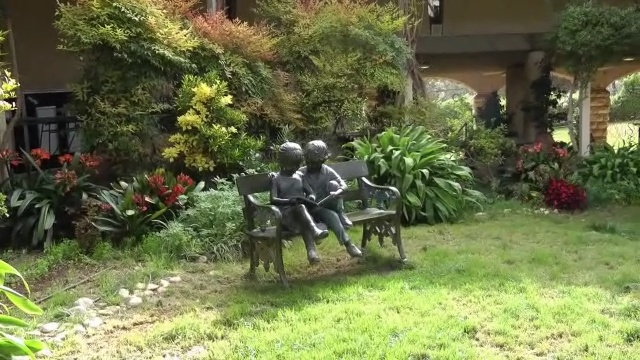
#> input picture video_frames/102.jpg, 640 x 360 px, given in place of the camera
$ python '视频防抖4.py'
#> lines starting #> are read from the running program, lines starting #| are printed output that depends on the picture
import cv2
import numpy as np
from collections import deque
import matplotlib.pyplot as plt
import time
from scipy.optimize import minimize

plt.rcParams['font.sans-serif'] = ['SimHei']
plt.rcParams['axes.unicode_minus'] = False

"""
L1/L2优化
"""
class TrajectoryOptimizer:
    def __init__(self, lambda_smooth=100, lambda_accel=1):
        self.lambda_smooth = lambda_smooth  # 控制平滑度的权重
        self.lambda_accel = lambda_accel  # 控制加速度约束的权重
        self.transforms = []  # 存储变换参数

    def update(self, dx, dy, da):
        self.transforms.append([dx, dy, da])
        return self.optimize()

    def optimize(self):
        if len(self.transforms) < 3:
            return self.transforms[-1]  # 直接返回最新变换

        transforms = np.array(self.transforms)
        n = len(transforms)

        def energy_function(x):
            x = x.reshape(n, 3)
            smooth_term = np.sum((x[1:] - x[:-1]) ** 2)
            accel_term = np.sum((x[2:] - 2 * x[1:-1] + x[:-2]) ** 2)
            return self.lambda_smooth * smooth_term + self.lambda_accel * accel_term

        x0 = transforms.flatten()
        result = minimize(energy_function, x0, method='L-BFGS-B')
        optimized_transforms = result.x.reshape(n, 3)
        return optimized_transforms[-1]
# [8 lines of commented-out code are left out]
def fix_border(frame, transform):
    """自动裁剪由于稳定化变换而引起的边界问题

    :param frame: 当前视频帧
    :param transforms: 应用的变换历史记录（变换参数列表）
    :return: 自动裁剪后的帧
    """
    # 获取帧的尺寸
    h, w = frame.shape[:2]

    # 定义初始帧的四个角点
    frame_corners = np.array([[0, 0],  # top left
                              [0, h - 1],  # bottom left
                              [w - 1, 0],  # top right
                              [w - 1, h - 1]],  # bottom right
                             dtype='float32')

    # 计算因稳定化变换导致的极值点
    min_x = min_y = max_x = max_y = 0

    # 遍历所有变换，应用到四个角点
    # for enhancedEdition in transforms:
    transform_mat = build_transformation_matrix(transform)  # 假设这是构造变换矩阵的函数
    transformed_corners = cv2.transform(np.array([frame_corners]), transform_mat)

    # 计算每个角点的位移
    delta_corners = transformed_corners - frame_corners

    # 获取位移的 x 和 y 值
    delta_x_corners = delta_corners[:, 0]
    delta_y_corners = delta_corners[:, 1]

    # 更新极值点
    min_x = min(min_x, np.min(delta_x_corners))
    min_y = min(min_y, np.min(delta_y_corners))
    max_x = max(max_x, np.max(delta_x_corners))
    max_y = max(max_y, np.max(delta_y_corners))

    # 计算裁剪区域的边界
    min_x = int(np.floor(min_x))
    min_y = int(np.floor(min_y))
    max_x = int(np.ceil(max_x))
    max_y = int(np.ceil(max_y))

    # 确保裁剪区域在帧尺寸内
    min_x = max(min_x, 0)
    min_y = max(min_y, 0)
    max_x = min(max_x, w)
    max_y = min(max_y, h)

    # 裁剪掉边界的黑色区域
    # cropped_frame = frame[min_y:h - max_y, min_x:w - max_x]
    cropped_frame = frame[max_x:w - max_x, max_y:h - max_y]

    return cropped_frame


def build_transformation_matrix(transform):
    """根据变换参数构建变换矩阵

    :param transform: 包含 [dx, dy, da]（平移和旋转）的变换向量
    :return: 2x3 仿射变换矩阵
    """
    transform_matrix = np.zeros((2, 3))

    transform_matrix[0, 0] = np.cos(transform[2])
    transform_matrix[0, 1] = -np.sin(transform[2])
    transform_matrix[1, 0] = np.sin(transform[2])
    transform_matrix[1, 1] = np.cos(transform[2])
    transform_matrix[0, 2] = transform[0]
    transform_matrix[1, 2] = transform[1]
    return transform_matrix

# 使用队列来管理帧
class FrameQueue:
    def __init__(self, max_len):
        self.frames = deque(maxlen=max_len)  # 使用deque来缓存视频帧
        self.max_len = max_len

    def append(self, frame):
        """添加帧到队列中"""
        self.frames.append(frame)

    def pop_append(self, frame):
        """如果队列已满，则将队头帧弹出并返回，然后将新帧添加到队尾"""
        popped_frame = None
        # 如果队列已满，弹出队头元素并返回
        if len(self.frames) == self.max_len:
            popped_frame = self.frames.popleft()
        # 将新的帧添加到队尾
        self.frames.append(frame)
        return popped_frame

    def pop_appenddd(self, frame):
        """将新帧与队列中的所有帧做计算后加入队列，如果队列已满，弹出最旧的帧并返回"""
        popped_frame = None

        # 如果队列已满，弹出队头元素并返回
        if len(self.frames) == self.max_len:
            popped_frame = self.frames.popleft()

        # 将新帧添加到队尾
        self.frames.append(frame)

        # 如果队列已经有元素，进行一次计算（比如求平均值）
        if len(self.frames) > 1:
            # 这里可以根据需要计算其他的值，假设我们是做平均
            avg_frame = np.mean(np.array(self.frames), axis=0)  # 对所有帧求平均
            # 将平均值更新到队列中（你可以决定如何处理这些值）
            self.frames = deque([avg_frame] * len(self.frames), maxlen=self.max_len)  # 替换为平均后的值

        return popped_frame

    def get_all(self):
        """获取队列中的所有帧"""
        return list(self.frames)

"""
参数设置
"""
# 设置平滑半径
SMOOTHING_RADIUS = 50
# 打开摄像头（或者在线视频流）
cap = cv2.VideoCapture(0)  # 使用默认摄像头，或者替换为在线视频流 URL
# [5 lines of commented-out code are left out]
if not cap.isOpened():
    print("Error opening video")
    exit()
# 获取视频的总帧数、宽、高和帧率
w = int(cap.get(cv2.CAP_PROP_FRAME_WIDTH))
h = int(cap.get(cv2.CAP_PROP_FRAME_HEIGHT))
# 读取视频的第一帧
_, prev = cap.read()
#> prev is the input picture: shape (360, 640, 3); mean B, G, R 73.1, 115.7, 108.7
if prev is None:
    print("Error reading video file")
    cap.release()
    exit()
# IIR滤波
optimizer = TrajectoryOptimizer(lambda_smooth=100, lambda_accel=1)
# 将第一帧转换为灰度图
prev_gray = cv2.cvtColor(prev, cv2.COLOR_BGR2GRAY)
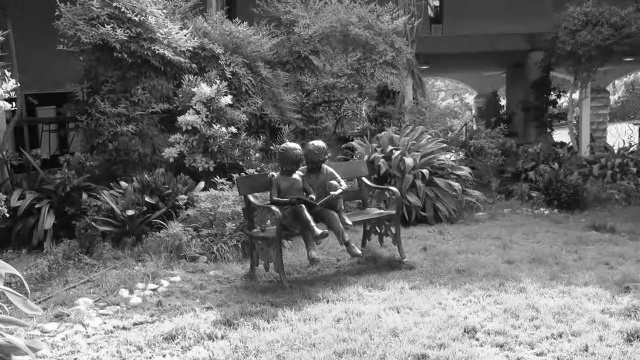
#> prev_gray: shape (360, 640); min 2, max 255, mean 108.8
# 创建队列
frame_queue = FrameQueue(max_len=25)
time.sleep(1)
# 卡尔曼滤波时定义累计变换参数，初始为零
cumulative_dx = cumulative_dy = cumulative_da = 0.0
# 用于存储每帧滤波前和滤波后的累计变换数据（便于后续画图）
original_dx = []
original_dy = []
original_da = []
smoothed_dx = []
smoothed_dy = []
smoothed_da = []
# 初始化视频写入器
fourcc = cv2.VideoWriter_fourcc(*'XVID')  # 选择 XVID 编码格式（.avi）
out = cv2.VideoWriter('stabilized_output.avi', fourcc, 30, (w, h))  # 帧率设为 10，分辨率设为 (w, h)


# 主循环，处理视频流
while True:
    success, curr = cap.read()
    if not success:
        break

    # frame_count += 1
    # if frame_count % frame_skip != 0:
    #     continue  # 跳过帧

    curr_gray = cv2.cvtColor(curr, cv2.COLOR_BGR2GRAY)
    prev_pts = cv2.goodFeaturesToTrack(prev_gray, maxCorners=100, qualityLevel=0.01, minDistance=30, blockSize=3)
#> prev_pts = 100 rows, first 8: [13, 102], [8, 215], [330, 192], [362, 178], [551, 92], [203, 182], [231, 102], [248, 195]
    curr_pts, status, err = cv2.calcOpticalFlowPyrLK(prev_gray, curr_gray, prev_pts, None)
#> curr_pts has the same summary as prev_pts; status = 100 values from 1 to 1; err = 100 values from 0 to 0

    # 筛选出成功跟踪的点
    idx = np.where(status == 1)[0]
#> idx = 100 values from 0 to 99
    prev_pts = prev_pts[idx]
    curr_pts = curr_pts[idx]

    # 如果跟踪的点太少，则使用单位矩阵
    if prev_pts.shape[0] < 4:
        m = np.eye(2, 3, dtype=np.float32)
    else:
        m, _ = cv2.estimateAffinePartial2D(prev_pts, curr_pts)  # 估计仿射变换矩阵
#> m = [[1, 0, 0], [0, 1, 0]]
        # m, mask = cv2.findHomography(prev_pts, curr_pts, cv2.RANSAC, 5.0)

    if m is None:
        m = np.eye(2, 3, dtype=np.float32)

    # 提取变换参数
    dx = m[0, 2]
#> dx = 0
    dy = m[1, 2]
#> dy = 0
    da = np.arctan2(m[1, 0], m[0, 0])
#> da = 0

    """
    IIR滤波
    """
    # # 累加当前帧的变换，得到历来的累计运动
    cumulative_dx += dx
#> cumulative_dx = 0
    cumulative_dy += dy
#> cumulative_dy = 0
    cumulative_da += da
#> cumulative_da = 0

    smooth_cumulative_dx, smooth_cumulative_dy, smooth_cumulative_da = optimizer.update(cumulative_dx, cumulative_dy, cumulative_da)
#> smooth_cumulative_dx = 0; smooth_cumulative_dy = 0; smooth_cumulative_da = 0

    # 记录数据（用于后续画图）
    original_dx.append(cumulative_dx)
    original_dy.append(cumulative_dy)
    original_da.append(cumulative_da)
    smoothed_dx.append(smooth_cumulative_dx)
    smoothed_dy.append(smooth_cumulative_dy)
    smoothed_da.append(smooth_cumulative_da)

    # 计算累计轨迹与平滑累计轨迹之间的差值（即需要修正的量）
    diff_dx = smooth_cumulative_dx - cumulative_dx
#> diff_dx = 0
    diff_dy = smooth_cumulative_dy - cumulative_dy
#> diff_dy = 0
    diff_da = smooth_cumulative_da - cumulative_da
#> diff_da = 0

    # 将当前帧相对变换加上修正量，得到稳定化后的相对变换
    corrected_dx = dx + diff_dx
#> corrected_dx = 0
    corrected_dy = dy + diff_dy
#> corrected_dy = 0
    corrected_da = da + diff_da
#> corrected_da = 0

    # 将修正后的变换参数组合成变换向量
    transform = np.array([corrected_dx, corrected_dy, corrected_da], dtype=np.float32)
#> transform = [0, 0, 0]

    # 构造平滑后的仿射变换矩阵（这里只处理平移和旋转，可根据需要加入缩放）
    m_smooth = np.zeros((2, 3), dtype=np.float32)
    m_smooth[0, 0] = np.cos(corrected_da)
    m_smooth[0, 1] = -np.sin(corrected_da)
    m_smooth[1, 0] = np.sin(corrected_da)
    m_smooth[1, 1] = np.cos(corrected_da)
    m_smooth[0, 2] = corrected_dx
    m_smooth[1, 2] = corrected_dy

    # 应用变换到当前帧
    # w = curr_small.shape[1]
    # h = curr_small.shape[0]
    frame_stabilized = cv2.warpAffine(curr, m_smooth, (w, h))
    # out.write(frame_stabilized)

    # 修复变换后的边界问题
    frame_stabilized = fix_border(frame_stabilized, transform)
#> in fix_border, `transform_mat = build_transformation_matrix(transform)`: transform_mat = [[1, 0, 0], [0, 1, 0]]
#> in fix_border, `transformed_corners = cv2.transform(np.array([frame_corners]), transfo..`: transformed_corners = [[0, 0], [0, 359], [639, 0], [639, 359]]
#> in fix_border, `delta_corners = transformed_corners - frame_corners`: delta_corners = [[0, 0], [0, 0], [0, 0], [0, 0]]
#> in fix_border, `delta_x_corners = delta_corners[:, 0]`: delta_x_corners = [[0, 0]]
#> in fix_border, `min_x = min(min_x, np.min(delta_x_corners))`: min_x = 0
#> in fix_border, `cropped_frame = frame[max_x:w - max_x, max_y:h - max_y]`:
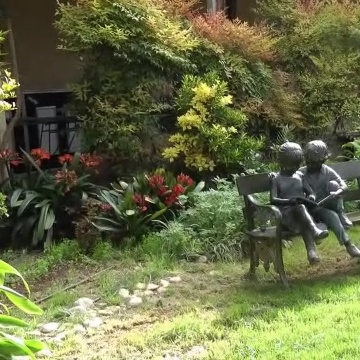
#> cropped_frame: shape (360, 360, 3); mean B, G, R 69.2, 107.6, 103.5
    # frame_stabilized = fix_border(frame_stabilized)

    # # 确保两张图像大小一致
    frame_stabilized_resized = cv2.resize(frame_stabilized, (curr.shape[1], curr.shape[0]))
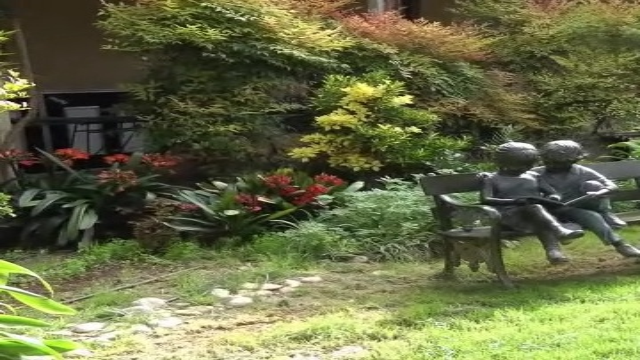
#> frame_stabilized_resized: shape (360, 640, 3); mean B, G, R 69.2, 107.6, 103.5
    # 将原始帧和平滑帧并排放置
    frame_out = cv2.hconcat([curr, frame_stabilized_resized])
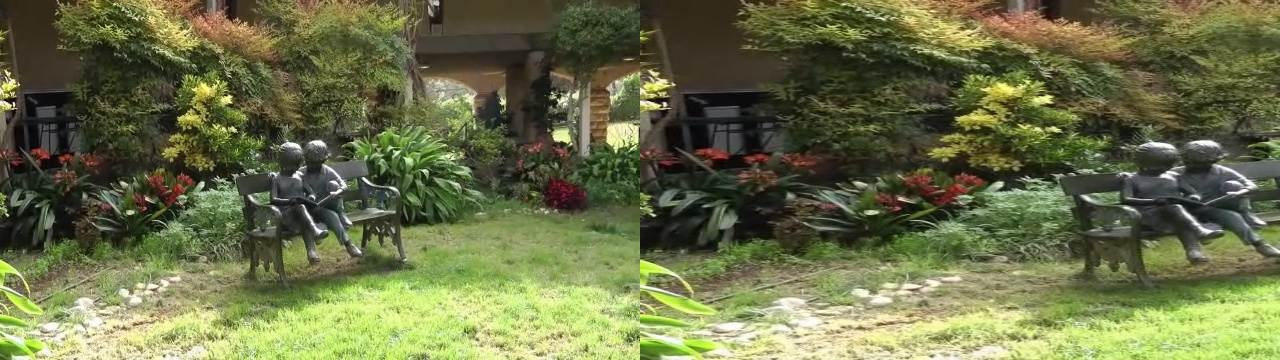
#> frame_out: shape (360, 1280, 3); mean B, G, R 71.1, 111.7, 106.1

    """
    采用队列
    """
    # popped_frame = frame_queue.pop_append(frame_out)
    #
    # # 如果队列有足够的帧，可以开始延迟输出
    # if popped_frame is not None:
    #     # 显示输出
    #     cv2.imshow("Original vs Stabilized", popped_frame)

    # print(frame_stabilized.shape)
    cv2.imshow("Original vs Stabilized", frame_out)

    # 按‘q’键退出循环
    if cv2.waitKey(1) & 0xFF == ord('q'):
#> (key q is pressed here)
        break

    prev_gray = curr_gray

# 释放所有资源
cap.release()
cv2.destroyAllWindows()

# -------------------------------
# 绘制滤波前与滤波后的累计变换曲线
# -------------------------------
frames = range(len(original_dx))
plt.figure(figsize=(12, 8))

plt.subplot(3, 1, 1)
plt.plot(frames, original_dx, 'r-', label="原始 dx")
plt.plot(frames, smoothed_dx, 'b-', label="平滑 dx")
plt.ylabel("dx")
plt.legend()
plt.title("累计平移与旋转数据对比")

plt.subplot(3, 1, 2)
plt.plot(frames, original_dy, 'r-', label="原始 dy")
plt.plot(frames, smoothed_dy, 'b-', label="平滑 dy")
plt.ylabel("dy")
plt.legend()

plt.subplot(3, 1, 3)
plt.plot(frames, original_da, 'r-', label="原始 da")
plt.plot(frames, smoothed_da, 'b-', label="平滑 da")
plt.xlabel("帧数")
plt.ylabel("da")
plt.legend()

plt.tight_layout()
plt.show()
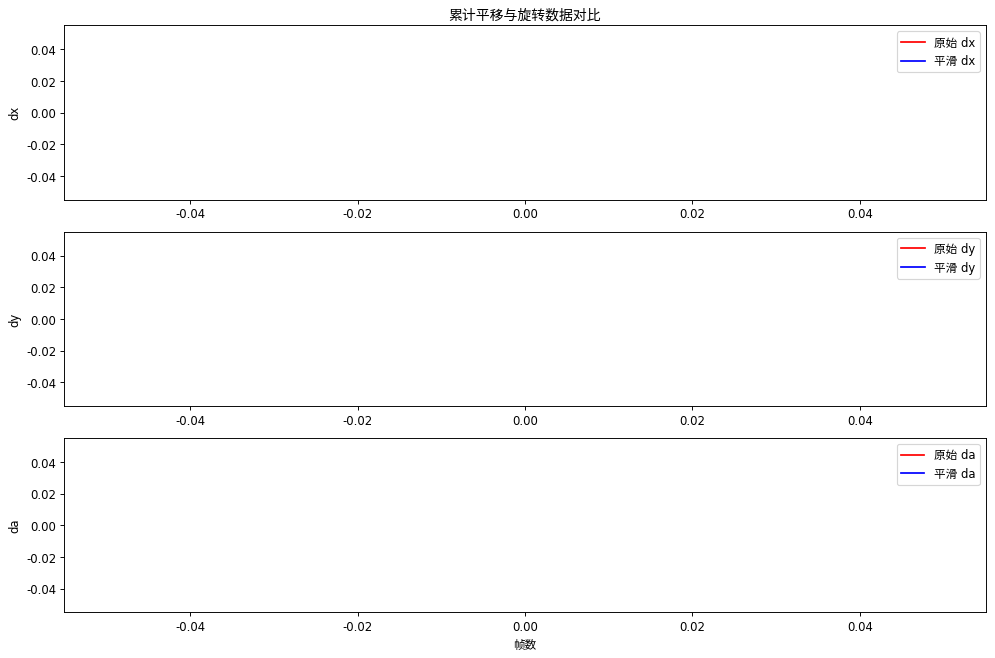
#> figure drawn by matplotlib, 3 panels

$ run again, on video_frames/108.jpg
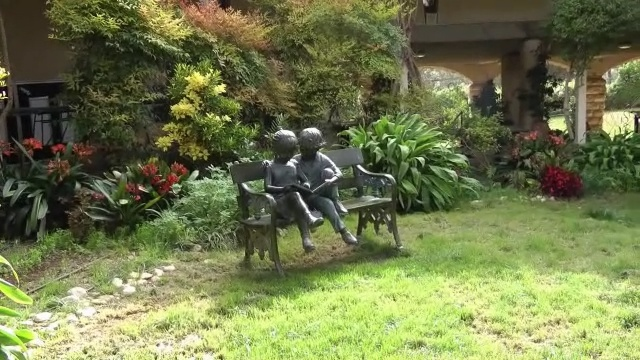
#> input picture video_frames/108.jpg, 640 x 360 px, given in place of the camera
#> prev is the input picture: shape (360, 640, 3); mean B, G, R 75.8, 120.4, 112.5
#> `prev_gray = cv2.cvtColor(prev, cv2.COLOR_BGR2GRAY)`:
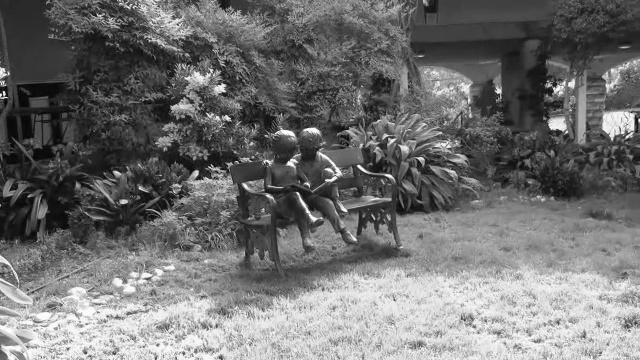
#> prev_gray: shape (360, 640); min 2, max 255, mean 112.9
#> prev_pts = 100 rows, first 8: [3, 91], [325, 180], [358, 165], [346, 211], [287, 164], [197, 171], [225, 85], [230, 120]
#> curr_pts has the same summary as prev_pts; status = 100 values from 1 to 1; err = 100 values from 0 to 0
#> idx = 100 values from 0 to 99
#> m = [[1, 0, 0], [0, 1, 0]]
#> dx = 0
#> transform = [0, 0, 0]
#> transform_mat = [[1, 0, 0], [0, 1, 0]]
#> transformed_corners = [[0, 0], [0, 359], [639, 0], [639, 359]]
#> delta_corners = [[0, 0], [0, 0], [0, 0], [0, 0]]
#> delta_x_corners = [[0, 0]]
#> min_x = 0
#> `frame_out = cv2.hconcat([curr, frame_stabilized_resized])`:
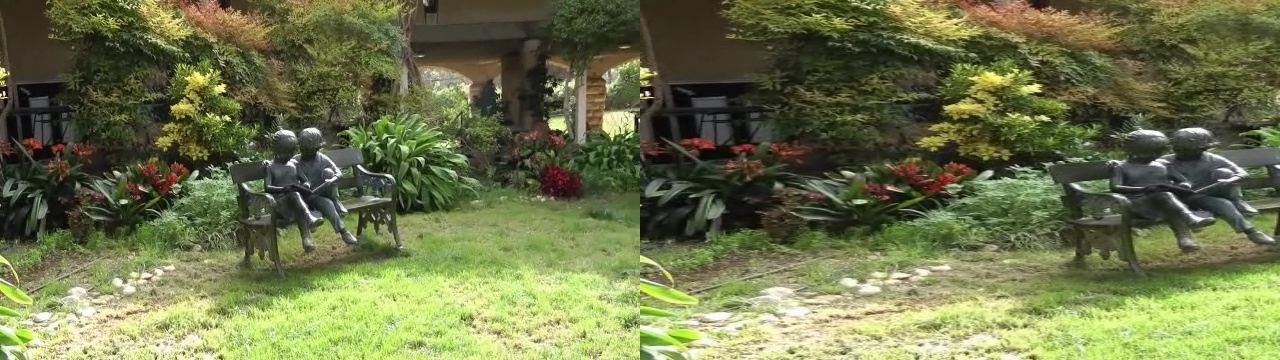
#> frame_out: shape (360, 1280, 3); mean B, G, R 73.7, 116, 109.5
